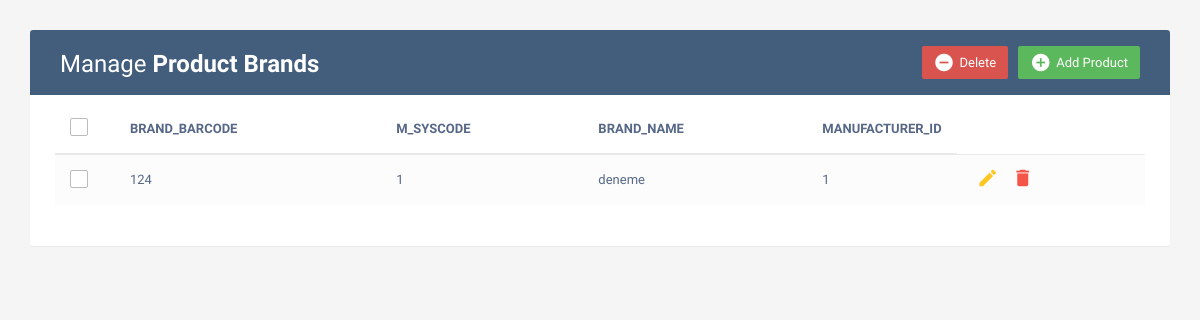
The page /web-app/product-brands/product-brands-list.php on the database its author committed.
### tables this page shows
CREATE TABLE `product_brands` (
  `brand_barcode` varchar(13) NOT NULL,
  `m_syscode` int NOT NULL,
  `brand_name` varchar(100) DEFAULT NULL,
  `manufacturer_id` int DEFAULT NULL,
  PRIMARY KEY (`brand_barcode`,`m_syscode`)
);

### web-app/product-brands/product-brands-list.php (the view, shortened to what this page needs)
<?php
include '../config.php';
?>
<!DOCTYPE html>
<html lang="en">
<head>
	<link rel="stylesheet" href="https://maxcdn.bootstrapcdn.com/font-awesome/4.7.0/css/font-awesome.min.css">
	<link rel="stylesheet" href="https://maxcdn.bootstrapcdn.com/bootstrap/3.3.7/css/bootstrap.min.css">
	<link rel="stylesheet" href="css/style.css">
</head>
<body>
    <div class="container">
        <div class="table-wrapper">
            <div class="table-title">
                <div class="row">
                    <div class="col-sm-6">
						          <h2>Manage <b>Product Brands</b></h2>
					          </div>
                    <div class="col-sm-6">
                      <a href="#addEmployeeModal" class="btn btn-success" data-toggle="modal"><i class="material-icons"></i> <span>Add Product</span></a>
                      <a href="JavaScript:void(0);" class="btn btn-danger" id="delete_multiple"><i class="material-icons"></i> <span>Delete</span></a>
                    </div>
                  </div>
            </div>
            <table class="table table-striped table-hover">
            <thead>
                    <tr>
						<th>
							<span class="custom-checkbox">
								<label for="selectAll"></label>
							</span>
						</th>
            <th>BRAND_BARCODE</th>
            <th>M_SYSCODE</th>
            <th>BRAND_NAME</th>
            <th>MANUFACTURER_ID</th>
            </tr>
          </thead>
				<tbody>
				<?php
        $result = mysqli_query($link,"SELECT * FROM product_brands");
					while($row = mysqli_fetch_array($result)) {
				?>
				<tr id="<?php echo $row["brand_barcode"]; ?>">
				<td>
							<span class="custom-checkbox">
								<label for="checkbox2"></label>
							</span>
						</td>
					<td><?php echo $row["brand_barcode"]; ?></td>
					<td><?php echo $row["m_syscode"]; ?></td>
					<td><?php echo $row["brand_name"]; ?></td>
					<td><?php echo $row["manufacturer_id"]; ?></td>
					<td>
						<a href="#editEmployeeModal" class="edit" data-toggle="modal">
							<i class="material-icons update" data-toggle="tooltip"
							data-barcode="<?php echo $row["brand_barcode"]; ?>"
							data-syscode="<?php echo $row["m_syscode"]; ?>"
							data-name="<?php echo $row["brand_name"]; ?>"
							data-manufacturerId="<?php echo $row["manufacturer_id"]; ?>"
							title="Edit"></i>
						</a>
						<a href="#deleteEmployeeModal" class="delete" data-id="<?php echo $row["brand_barcode"]; ?>" data-syscode="<?php echo $row["m_syscode"]; ?>" data-toggle="modal"><i class="material-icons" data-toggle="tooltip"
						 title="Delete"></i></a>
                    </td>
				</tr>
				<?php
				}
				?>
				</tbody>
			</table>
        </div>
    </div>
</body>
</html>

### web-app/product-brands/css/style.css (style rules this page uses)
body { color: #566787; background: #f5f5f5; font-family: 'Varela Round', sans-serif; font-size: 13px; }
.table-wrapper { background: #fff; padding: 20px 25px; margin: 30px 0; border-radius: 3px; box-shadow: 0 1px 1px rgba(0,0,0,.05); }
.table-title { padding-bottom: 15px; background: #435d7d; color: #fff; padding: 16px 30px; margin: -20px -25px 10px; border-radius: 3px 3px 0 0; }
.table-title h2 { margin: 5px 0 0; font-size: 24px; }
.table-title .btn { color: #fff; float: right; font-size: 13px; border: none; min-width: 50px; border-radius: 2px; border: none; outline: none !important; margin-left: 10px; }
.table-title .btn i { float: left; font-size: 21px; margin-right: 5px; }
.table-title .btn span { float: left; margin-top: 2px; }
table.table tr th, table.table tr td { border-color: #e9e9e9; padding: 12px 15px; vertical-align: middle; }
table.table tr th:first-child { width: 60px; }
table.table tr th:last-child { width: 100px; }
table.table-striped tbody tr:nth-of-type(odd) { background-color: #fcfcfc; }
table.table td:last-child i { opacity: 0.9; font-size: 22px; margin: 0 5px; }
table.table td a { font-weight: bold; color: #566787; display: inline-block; text-decoration: none; outline: none !important; }
table.table td a.edit { color: #FFC107; }
table.table td a.delete { color: #F44336; }
table.table td i { font-size: 19px; }
.custom-checkbox { position: relative; }
.custom-checkbox label:before { width: 18px; height: 18px; }
.custom-checkbox label:before { content: ''; margin-right: 10px; display: inline-block; vertical-align: text-top; background: white; border: 1px solid #bbb; border-radius: 2px; box-sizing: border-box; z-index: 2; }

### rows shown on the page
product_brands: brand_barcode "124", m_syscode "1", brand_name "deneme", manufacturer "1"
